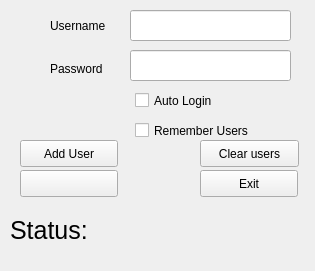
<?xml version="1.0" encoding="UTF-8"?>
<ui version="4.0">
 <class>Cyber</class>
 <widget class="QWidget" name="Cyber">
  <property name="geometry">
   <rect>
    <x>0</x>
    <y>0</y>
    <width>315</width>
    <height>271</height>
   </rect>
  </property>
  <property name="windowTitle">
   <string>Cyberoam Client</string>
  </property>
  <property name="windowIcon">
   <iconset>
    <normaloff>cyberoam.png</normaloff>cyberoam.png</iconset>
  </property>
  <widget class="QLabel" name="label">
   <property name="geometry">
    <rect>
     <x>50</x>
     <y>10</y>
     <width>71</width>
     <height>31</height>
    </rect>
   </property>
   <property name="text">
    <string>Username</string>
   </property>
  </widget>
  <widget class="QLineEdit" name="lineEdit">
   <property name="geometry">
    <rect>
     <x>130</x>
     <y>10</y>
     <width>161</width>
     <height>31</height>
    </rect>
   </property>
  </widget>
  <widget class="QLabel" name="label_2">
   <property name="geometry">
    <rect>
     <x>50</x>
     <y>60</y>
     <width>66</width>
     <height>17</height>
    </rect>
   </property>
   <property name="text">
    <string>Password</string>
   </property>
  </widget>
  <widget class="QLineEdit" name="lineEdit_2">
   <property name="geometry">
    <rect>
     <x>130</x>
     <y>50</y>
     <width>161</width>
     <height>31</height>
    </rect>
   </property>
  </widget>
  <widget class="QPushButton" name="pushButton">
   <property name="geometry">
    <rect>
     <x>20</x>
     <y>170</y>
     <width>98</width>
     <height>27</height>
    </rect>
   </property>
   <property name="text">
    <string/>
   </property>
  </widget>
  <widget class="QPushButton" name="pushButton_2">
   <property name="geometry">
    <rect>
     <x>20</x>
     <y>140</y>
     <width>98</width>
     <height>27</height>
    </rect>
   </property>
   <property name="text">
    <string>Add User</string>
   </property>
  </widget>
  <widget class="QPushButton" name="pushButton_3">
   <property name="geometry">
    <rect>
     <x>200</x>
     <y>170</y>
     <width>98</width>
     <height>27</height>
    </rect>
   </property>
   <property name="text">
    <string>Exit</string>
   </property>
  </widget>
  <widget class="QLabel" name="label_3">
   <property name="geometry">
    <rect>
     <x>10</x>
     <y>210</y>
     <width>81</width>
     <height>41</height>
    </rect>
   </property>
   <property name="sizePolicy">
    <sizepolicy hsizetype="Preferred" vsizetype="Preferred">
     <horstretch>0</horstretch>
     <verstretch>0</verstretch>
    </sizepolicy>
   </property>
   <property name="font">
    <font>
     <pointsize>19</pointsize>
    </font>
   </property>
   <property name="text">
    <string>Status:</string>
   </property>
   <property name="scaledContents">
    <bool>false</bool>
   </property>
  </widget>
  <widget class="QLabel" name="label_4">
   <property name="geometry">
    <rect>
     <x>95</x>
     <y>210</y>
     <width>201</width>
     <height>41</height>
    </rect>
   </property>
   <property name="font">
    <font>
     <pointsize>15</pointsize>
    </font>
   </property>
   <property name="text">
    <string/>
   </property>
  </widget>
  <widget class="QPushButton" name="pushButton_4">
   <property name="geometry">
    <rect>
     <x>200</x>
     <y>140</y>
     <width>99</width>
     <height>27</height>
    </rect>
   </property>
   <property name="text">
    <string>Clear users</string>
   </property>
  </widget>
  <widget class="QCheckBox" name="checkBox">
   <property name="geometry">
    <rect>
     <x>135</x>
     <y>90</y>
     <width>131</width>
     <height>21</height>
    </rect>
   </property>
   <property name="text">
    <string>Auto Login</string>
   </property>
  </widget>
  <widget class="QCheckBox" name="checkBox_2">
   <property name="geometry">
    <rect>
     <x>135</x>
     <y>120</y>
     <width>141</width>
     <height>21</height>
    </rect>
   </property>
   <property name="text">
    <string>Remember Users</string>
   </property>
  </widget>
 </widget>
 <resources/>
 <connections/>
</ui>
